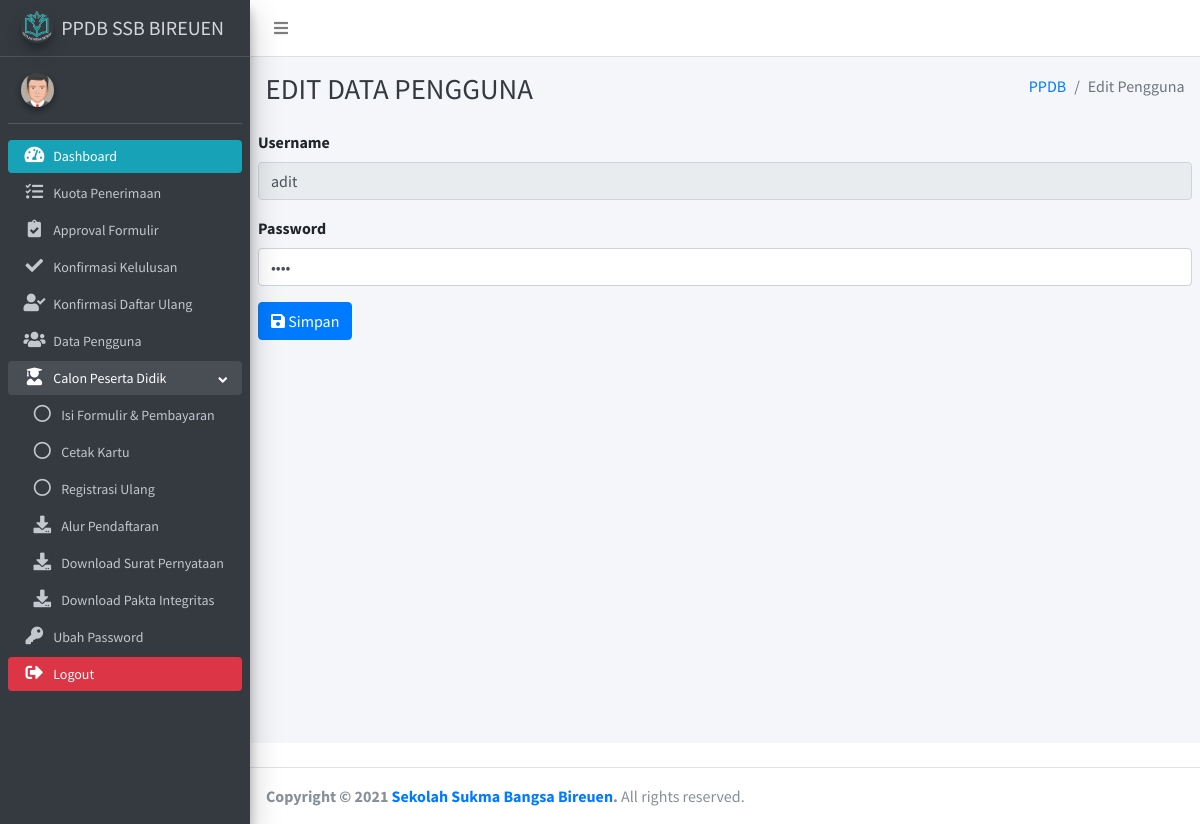
/index.php/home/editpengguna/4, run on an earlier commit of the app's database.
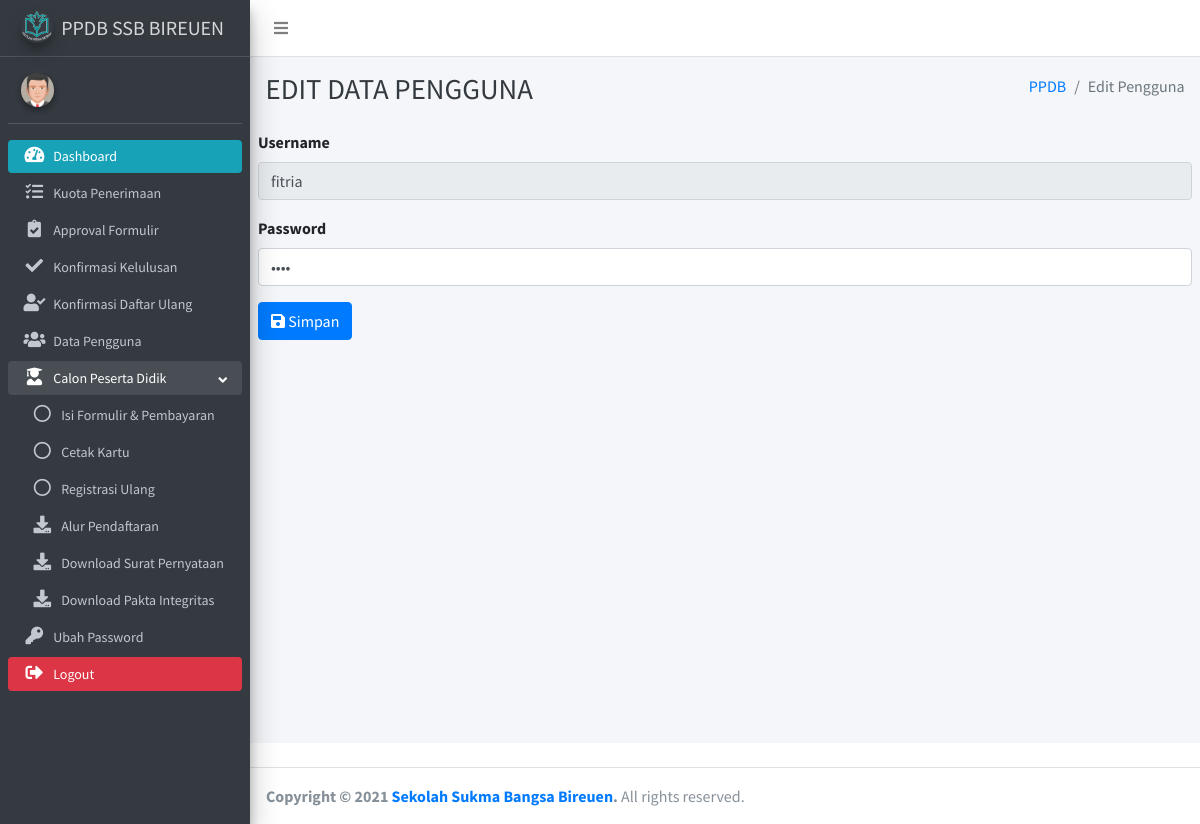
And on a later commit of the database.
### tables this page shows
CREATE TABLE `pengguna` (
  `id` int(11) NOT NULL,
  `nama_lengkap` varchar(255) NOT NULL,
  `nisn` varchar(20) NOT NULL,
  `alamat` varchar(500) NOT NULL,
  `sekolah_asal` varchar(255) NOT NULL,
  `no_hp` varchar(15) NOT NULL,
  `foto` varchar(255) NOT NULL,
  `bukti_tf` varchar(255) NOT NULL,
  `jenis` varchar(50) NOT NULL,
  `username` varchar(255) NOT NULL,
  `password` varchar(255) NOT NULL,
  `role` varchar(1) NOT NULL,
  `approve_formulir` varchar(30) NOT NULL,
  `approve_lulus` varchar(30) NOT NULL,
  `approve_daftarulang` varchar(30) NOT NULL
);

### application/controllers/Home.php (called while the page is built, shortened)
<?php
class Home extends CI_Controller {
	public function editpengguna($id)
	{
		$id =    array ('id' => $id);
		$data['editpengguna'] = $this->M_ppdb->tampilpengguna($id)->result();
		$this->load->view('template/header');
		$this->load->view('template/sidebar');
		$this->load->view('editpengguna',$data);
		$this->load->view('template/footer');
	}
}

### index.php (called while the page is built, shortened)
<?php
require_once BASEPATH.'core/CodeIgniter.php';

### application/models/M_ppdb.php (called while the page is built, shortened)
<?php
class M_ppdb extends CI_Model{
    public function tampilpengguna($id)
    {
        return $this->db->get_where('pengguna',$id);
    }
}
?>

### application/views/editpengguna.php (the view, shortened to what this page needs)
<div class="content-wrapper">
<div class="content-header">
      <div class="container-fluid">
        <div class="row mb-2">
          <div class="col-sm-6">
            <h1 class="m-0 text-dark">EDIT DATA PENGGUNA</h1>
          </div>
          <div class="col-sm-6">
            <ol class="breadcrumb float-sm-right">
              <li class="breadcrumb-item"><a href="#">PPDB</a></li>
              <li class="breadcrumb-item active">Edit Pengguna</li>
            </ol>
          </div>
        </div>
      </div>
    </div>
    <section class="content">
    <?php foreach ($editpengguna as $data) : ?>
		<form method="post" action="<?php echo base_url().'home/updatedatapengguna'; ?>">
        <div class="form-group">
        <label for="">Username</label>
        <input readonly type="text" name="username" class="form-control" value="<?php echo $data->username;?>">
        </div>
        <div class="form-group">
        <label for="">Password</label>
        <input type="password" name="password" class="form-control" value="<?php echo $data->password;?>">
        </div>
        <button type="submit" class="btn btn-primary"><i class="fa fa-save"></i> Simpan</button>
        </form>
	<?php endforeach ;?>
    </section>
</div>
<br>

What changed in the data, as far as the page shows it:
changed pengguna: username "adit" → "fitria"
